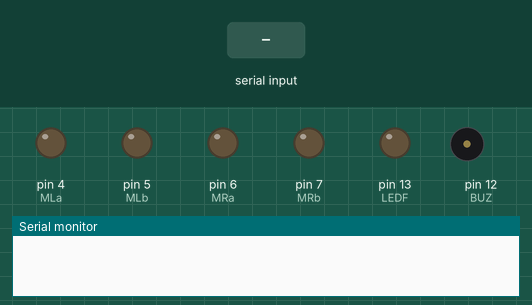
Bench run of a sketch on a simulated Arduino Uno, built with avr-gcc and run on an emulated ATmega328P. Shown: output pins drawn as LEDs (lit = HIGH), buzzer (waves = sounding, pin HIGH), the last lines printed to the serial monitor. The test bench sets the inputs (shaded band).

Above: at 1.2 s.
1.3 s: "F" received over the second serial link
At 2.1 s:
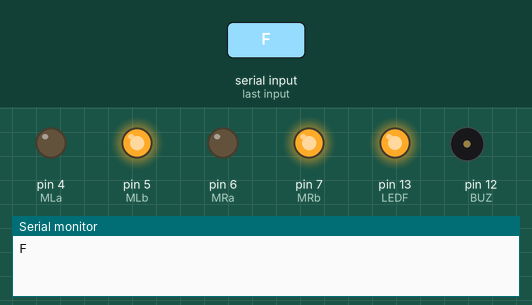
2.8 s: "B" received over the second serial link
At 3.7 s:
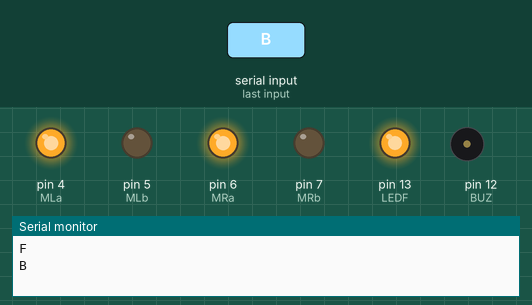
4.3 s: "L" received over the second serial link
At 5.5 s:
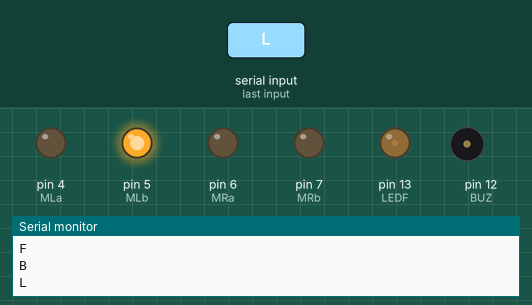
5.8 s: "R" received over the second serial link
At 6.9 s:
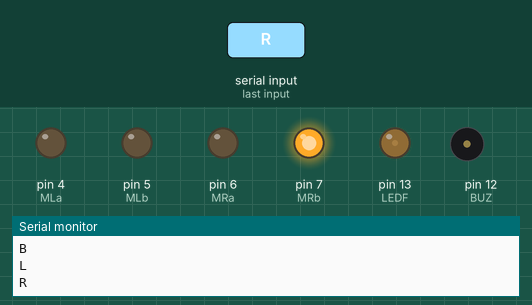
7.3 s: "V" received over the second serial link
At 7.9 s:
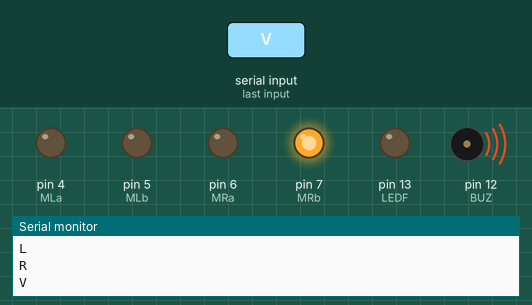
8.8 s: "v" received over the second serial link
At 9.2 s:
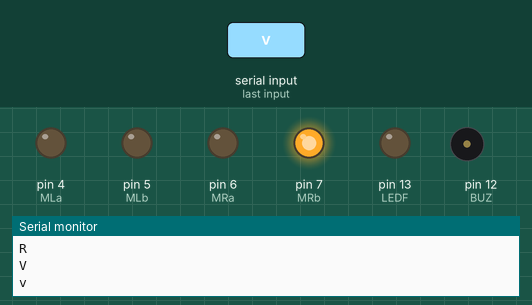
Timing chart, 0 to 11.3 s (numbered marks = the images above; inputs shaded):
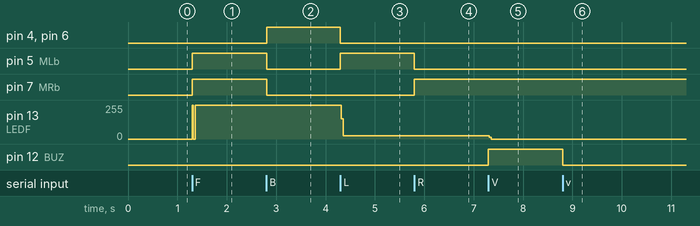

Measured:
- after the input at 1.3 s, pin 5 (MLb), pin 7 (MRb): LOW → HIGH at once; pin 13 (LEDF): 0/255 → 254/255 at once
- after the input at 2.8 s, pin 4 (MLa), pin 6 (MRa): LOW → HIGH at once; pin 5 (MLb), pin 7 (MRb): HIGH → LOW at once
- after the input at 4.3 s, pin 4 (MLa), pin 6 (MRa): HIGH → LOW at once; pin 5 (MLb): LOW → HIGH at once; pin 13 (LEDF): 254/255 → 24/255 at once
- after the input at 5.8 s, pin 5 (MLb): HIGH → LOW at once; pin 7 (MRb): LOW → HIGH at once
- after the input at 7.3 s, pin 13 (LEDF): 24/255 → 0/255 at once; pin 12 (BUZ): LOW → HIGH at once
- after the input at 8.8 s, pin 12 (BUZ): HIGH → LOW at once

The sketch:

3_IN_1_ROBOT_CAR_CODE.ino
```cpp
#include <SoftwareSerial.h>
SoftwareSerial bluetooth(2,3); // RX, TX
char t;

#define MLa 4     //left motor 1st pin
#define MLb 5     //left motor 2nd pin
#define MRa 6    //right motor 1st pin
#define MRb 7    //right motor 2nd pin
#define BUZ 12  // The pin the BUZZER is connected to
#define LEDF 13  // The pin the FRONT LED is connected to

void setup()
{
  Serial.begin(9600);
bluetooth.begin(9600);
pinMode(MLa,OUTPUT);   //left motors forward
pinMode(MLb,OUTPUT);   //left motors reverse
pinMode(MRa,OUTPUT);   //right motors forward
pinMode(MRb,OUTPUT);   //right motors reverse
pinMode(LEDF, OUTPUT); // Declare the FRONT LED as an output
pinMode(BUZ, OUTPUT); // Declare the BUZZER as an output

}

void loop()
{
if(bluetooth.available()>0)
{
  t = bluetooth.read();
  Serial.println(t);
}
 switch(t)
 {
  case 'F':
        {            //move forward(all motors rotate in forward direction)
          digitalWrite(MLa,LOW);
          digitalWrite(MLb,HIGH);
          digitalWrite(MRa,LOW);
          digitalWrite(MRb,HIGH);
          digitalWrite(LEDF,HIGH);
          delay(10);
        }
        digitalWrite(LEDF,LOW);
   break;

  case 'B':
        {      //move reverse (all motors rotate in reverse direction)
          digitalWrite(MLa,HIGH);
          digitalWrite(MLb,LOW);
          digitalWrite(MRa,HIGH);
          digitalWrite(MRb,LOW);
          digitalWrite(LEDF,HIGH);
          delay(10);
        }
        digitalWrite(LEDF,LOW);
   break;

  case 'L':
        {      //turn right (left side motors rotate in forward direction, right side motors doesn't rotate)
          digitalWrite(MLa,LOW);
          digitalWrite(MLb,HIGH);
          digitalWrite(MRa,LOW);
          digitalWrite(MRb,LOW);
          digitalWrite(LEDF,HIGH);
        }
        digitalWrite(LEDF,LOW);
   break;

  case 'R':
        {      //turn left (right side motors rotate in forward direction, left side motors doesn't rotate)
          digitalWrite(MLa,LOW);
          digitalWrite(MLb,LOW);
          digitalWrite(MRa,LOW);
          digitalWrite(MRb,HIGH);
          digitalWrite(LEDF,HIGH);
        }
        digitalWrite(LEDF,LOW);
   break;


   case 'V':
        {           //LED ON
          digitalWrite(BUZ,HIGH);
                  }
  break;

 case 'v':
        {           //LED ON
          digitalWrite(BUZ,LOW);
                 }
  break;

 case 'W':
        {           //LED ON
          digitalWrite(LEDF,HIGH);

        }
  break;

  case 'w':
        {           //LED ON
          digitalWrite(LEDF,LOW);

        }
  break;

case 'X':
        {           //LED ON

          digitalWrite(BUZ,HIGH);
          digitalWrite(LEDF,HIGH);
          delay(500);
          digitalWrite(BUZ,LOW);
          digitalWrite(LEDF,LOW);
          delay(500);


        }
   break;

  case 'x':
        {           //LED ON
          digitalWrite(BUZ,LOW);

        }
   break;

    case 'S':
        {           //STOP (all motors stop)
          digitalWrite(MLa,LOW);
          digitalWrite(MLb,LOW);
          digitalWrite(MRa,LOW);
          digitalWrite(MRb,LOW);


        }


 }
}
```
